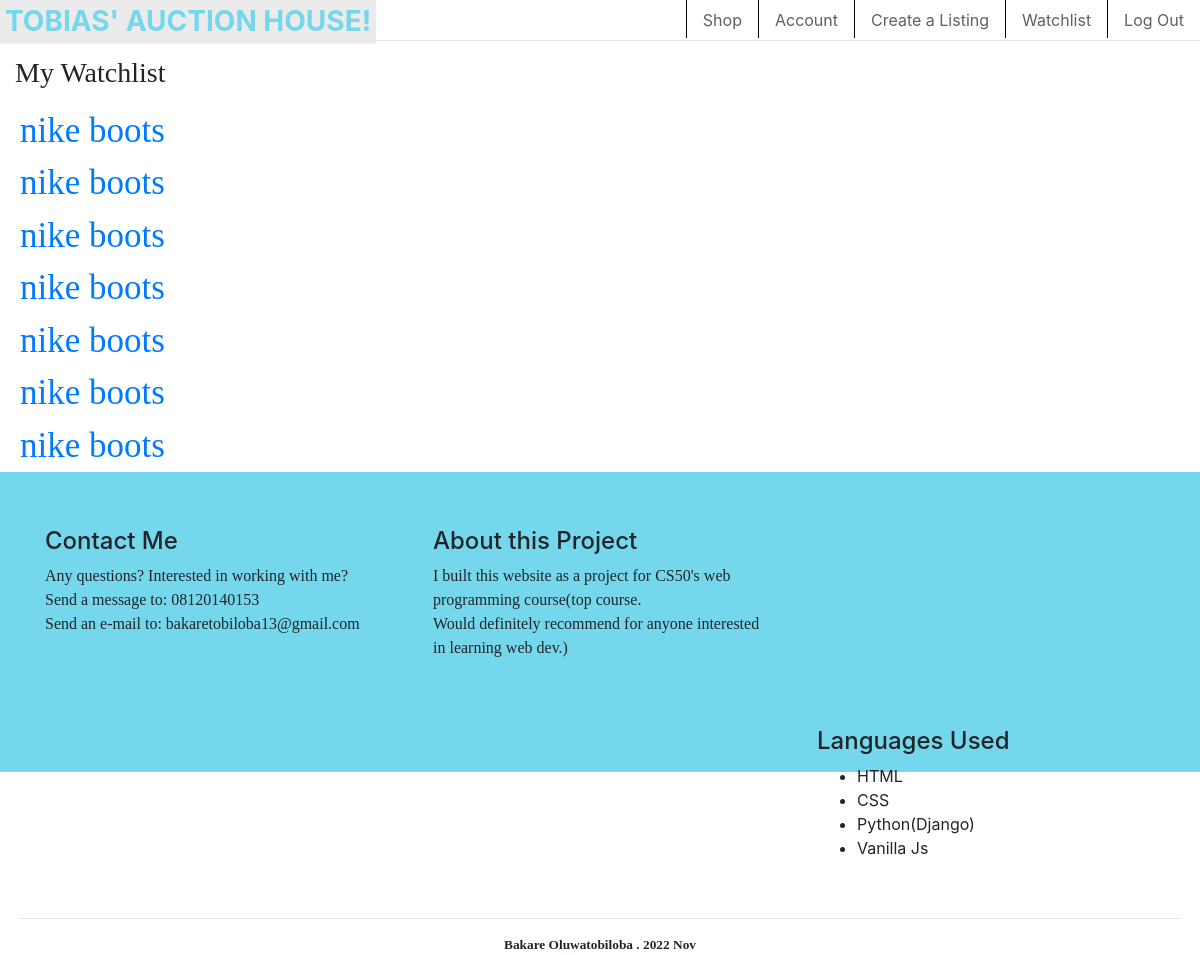
The page /watchlist (signed in) on the database as committed earlier.
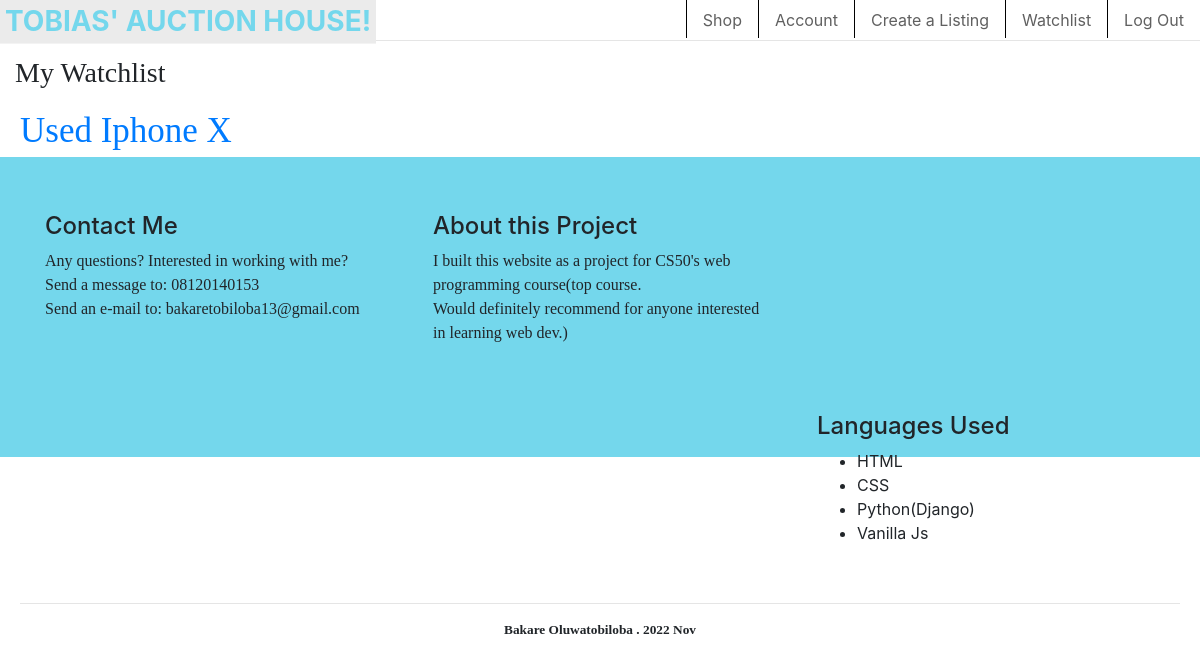
The same page on the database as committed later.
### auctions/models.py (models this page shows, shortened)
class WatchList(models.Model):
    item_id = models.ForeignKey(Listing,on_delete=models.CASCADE, related_name="watchlist_item",unique=True)
    owner = models.ForeignKey(User,on_delete=models.CASCADE,related_name="watchlist_owner")
    def __str__(self):
        return f"  {self.item_id.Item_Name} "

class Listing(models.Model):
    owner = models.ForeignKey(User,on_delete=models.CASCADE,related_name="lister")
    image = models.ImageField(upload_to='images')
    caption= models.CharField(max_length= 64,default="Image ofListing ")
    Item_Name = models.CharField(max_length=64)
    category = models.ForeignKey(Category,on_delete=models.CASCADE,related_name="categories")
    Description = models.CharField(max_length=264)
    Starting_price = models.IntegerField()
    Highest_Bid = models.IntegerField(default=0)
    Auction_closed = models.BooleanField(default=False)

### auctions/views.py (the view)
# urls.py: path("watchlist", views.watchlist, name="watchlist"),
def watchlist(request):
    watchlist=WatchList.objects.filter(owner =request.user.id)
    return render(request, "auctions/watchlist.html",{
        "watchlist":watchlist
    })

### auctions/templates/auctions/watchlist.html
{% extends "auctions/layout.html" %}pk
{% block body %}
    <h3 class="xxx">My Watchlist</h3>
    {%for listing in watchlist%}
        <a href="{% url 'listing' listing.item_id.pk %}" id="productTitle" style="margin: 20px;">{{ listing }}</a> <br>
    {%empty%}
        Your watchlist is empty. You should add some items
    {%endfor%}
{% endblock%}

### auctions/templates/auctions/layout.html (shortened to what this page needs)
{% load static %}
<!DOCTYPE html>
<html lang="en">
    <head>
        <link rel="stylesheet" href="https://stackpath.bootstrapcdn.com/bootstrap/4.4.1/css/bootstrap.min.css">
        <link href="{% static 'auctions/styles.css' %}" rel="stylesheet">
    </head>
    <body>
        <div>
            <h3 id="logo">TOBIAS' AUCTION HOUSE!</h3>
            <div id="navBar">
                <ul class="nav" >
                    <li class="nav-item">
                        <a class="nav-link" href="{% url 'index' %}">Shop</a>
                    </li>
                    {% if user.is_authenticated %}
                        <li class="nav-item">
                            <a class="nav-link" href="{% url 'profile' user.id %}">Account</a>
                        </li>
                        <li class="nav-item">
                            <a class="nav-link" href="{% url 'createListing' %}">Create a Listing</a>
                        </li>
                        <li class="nav-item">
                            <a class="nav-link" href="{% url 'watchlist' %}">Watchlist</a>
                        </li>
                        <li class="nav-item">
                            <a class="nav-link" href="{% url 'logout' %}">Log Out</a>
                        </li>
                    {% endif %}
                </ul>
            </div>
        </div>
        <br><hr style="margin-bottom: 0px; ">
        {% block body %}
        {% endblock %}
        <div id="footer">
            <div>
                <div id="contactMe">
                    <h4> Contact Me</h4>
                    <p> Any questions? Interested in working with me? <br>
                        Send a message to: 08120140153 <br>
                        Send an e-mail to: bakaretobiloba13@gmail.com
                    </p>
                </div>
                <div id="About">
                    <h4>About this Project</h4>
                    <p>I built this website as a project for CS50's web programming course(top course. <br> Would definitely recommend for anyone interested in learning web dev.) </p>
                </div>
                <div id="sign">
                    <h4> Languages Used</h4>
                    <ul>
                        <li>HTML</li>
                        <li>CSS</li>
                        <li>Python(Django)</li>
                        <li>Vanilla Js</li>
                    </ul>
                </div>
            </div>
            <div id="k">
                <hr>
                <p> Bakare Oluwatobiloba    .    2022 Nov</p>
            </div>
        </div>
    </body>
</html>

### auctions/static/auctions/styles.css (style rules this page uses)
#logo { padding: 5px; color: #74d7ec; font-weight: bold; float: left; --h: 1.2em; line-height: var(--h); color: rgba(0, 0, 0, 0); text-shadow: 0 var(--_t, var(--h)) #74d7ec, 0 0 var(--_c, #74d7ec); background: linear-gradient(#ebebeb 0 0) bottom/100% var(--_d, 0) no-repeat; overflow: hidden; transition: 0.3s; }
#navBar { float: right; }
.nav-link { color: #606060; }
.nav-item { border-left: 0.5px solid black; height: 38px; }
.text, #k, .xxx, #MyListings, #Categories, #PlaceBid, #listedBy, #productTitle, p { font-family: Cambria, Cochin, Georgia, Times, "Times New Roman", serif; }
#productTitle { font-size: 35px; }
.xxx { margin: 15px; }
#footer { height: 300px; background-color: #74d7ec; padding-top: 30px; padding-left: 20px; padding-right: 20px; padding-bottom: 5px; }
.footerbox, #sign, #About, #contactMe { float: left; margin: 20px; height: 160px; padding: 5px; }
#contactMe { width: 30%; }
#About { width: 30%; }
#sign { float: right; width: 30%; }
#k { font-size: smaller; font-weight: bold; width: 100%; float: left; position: relative; height: 20px; text-align: center; }

Rows that differ between the two databases and show on the page:
removed WatchList: item_id.Item_Name "nike boots"
removed WatchList: item_id.Item_Name "nike boots"
removed WatchList: item_id.Item_Name "nike boots"
removed WatchList: item_id.Item_Name "nike boots"
removed WatchList: item_id.Item_Name "nike boots"
removed WatchList: item_id.Item_Name "nike boots"
removed WatchList: item_id.Item_Name "nike boots"
added WatchList: item_id.Item_Name "Used Iphone X"
